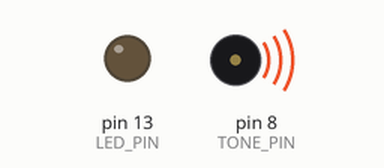
This sketch was run on a simulated Arduino Uno, built with avr-gcc and run on an emulated ATmega328P. Parts: output pins drawn as LEDs (lit = HIGH), buzzer (waves = sounding).

Above: at 0.15 s.
At 6.9 s:
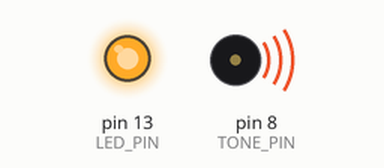
At 21.02 s:
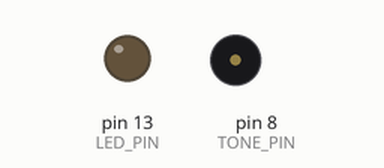
At 39.3 s:
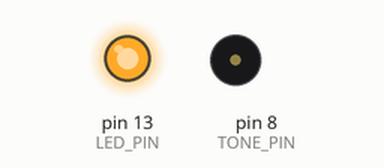
Timing chart, 0 to 40.0 s (numbered marks = the images above):
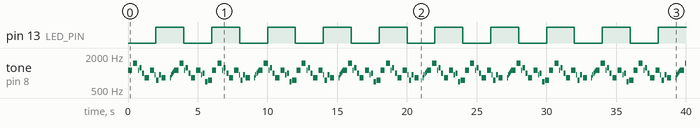

Measured:
- by itself, pin 13 (LED_PIN): alternates HIGH for 2.0 s and LOW for 2.0 s
- by itself, tone on pin 8 (TONE_PIN): plays 1108 Hz for 0.30 s, 1479 Hz for 0.30 s, 1108 Hz for 0.08 s, 1244 Hz for 0.15 s, 987 Hz for 0.15 s, 830 Hz for 0.30 s … (173 notes in this stretch)

The sketch:

CH_49_03.ino
```cpp
#include <PlayRtttl.h>

const int TONE_PIN = 8, LED_PIN = 13;
unsigned long time_previous;
bool LEDstate = false;
int INTERVAL = 2000;      // LED 점멸 간격

char myMusic[] =
  "Smurfs:d=32,o=5,b=200:4c#6,16p,4f#6,p,16c#6,p,8d#6,p,8b,p,4g#,16p,"
  "4c#6,p,16a#,p,8f#,p,8a#,p,4g#,4p,g#,p,a#,p,b,p,c6,p,4c#6,16p,4f#6,"
  "p,16c#6,p,8d#6,p,8b,p,4g#,16p,4c#6,p,16a#,p,8b,p,8f,p,4f#";

void setup() {
  pinMode(LED_PIN, OUTPUT);   // LED 연결 핀을 출력으로 설정
  digitalWrite(LED_PIN, LEDstate);

  time_previous = millis();

  // 배경음악 재생 시작, 재생이 종료되면 콜백 함수 자동 호출
  startPlayMusic();
}

void startPlayMusic() {     // 재생이 끝났을 때 호출되는 콜백 함수
  startPlayRtttl(TONE_PIN, myMusic, startPlayMusic);
}

void loop() {
  unsigned long time_current = millis();

  // 지정한 시간이 지나면 LED 상태를 반전
  if (time_current - time_previous >= INTERVAL) {
    time_previous = time_current;
    LEDstate = !LEDstate;
    digitalWrite(LED_PIN, LEDstate);
  }

  updatePlayRtttl();      // 재생 상태 업데이트
}
```
